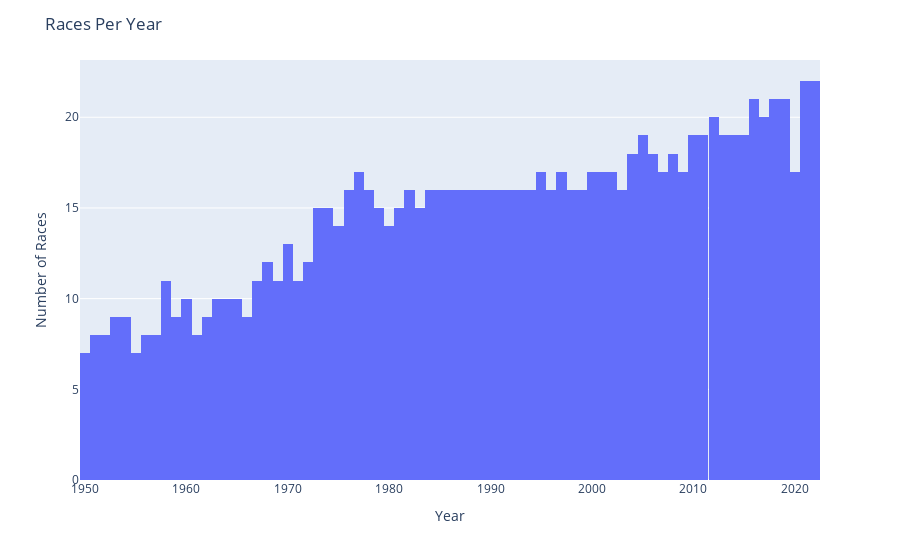

Source (notebook cell):
### Markdown cell above
#### How has the amount of races changed over the years?

### Code cell
# filter to prevent counting duplicate races
races = race_results[['season', 'round']].drop_duplicates()

# create hist
fig = px.histogram(races, x='season', nbins=73) 

# Update the layout
fig.update_layout(
    title='Races Per Year',
    xaxis=dict(title='Year'),
    yaxis=dict(title='Number of Races')
)

# Show the plot
fig.show()

### Figure 1 — Plotly figure (JSON) as saved in the notebook; plotly's stock layout.template omitted (floating-point values rounded to 4 significant figures; data arrays with more than 128 entries replaced by an {"elided": "..."} marker saying what was removed)
{"data": [{"alignmentgroup": "True", "bingroup": "x", "hovertemplate": "season=%{x}<br>count=%{y}<extra></extra>", "legendgroup": "", "marker": {"color": "#636efa", "pattern": {"shape": ""}}, "name": "", "nbinsx": 73, "offsetgroup": "", "orientation": "v", "showlegend": false, "type": "histogram", "x": {"elided": "1079 str values"}, "xaxis": "x", "yaxis": "y"}], "layout": {"barmode": "relative", "legend": {"tracegroupgap": 0}, "margin": {"t": 60}, "title": {"text": "Races Per Year"}, "xaxis": {"anchor": "y", "domain": [0, 1], "title": {"text": "Year"}}, "yaxis": {"anchor": "x", "domain": [0, 1], "title": {"text": "Number of Races"}}}}
